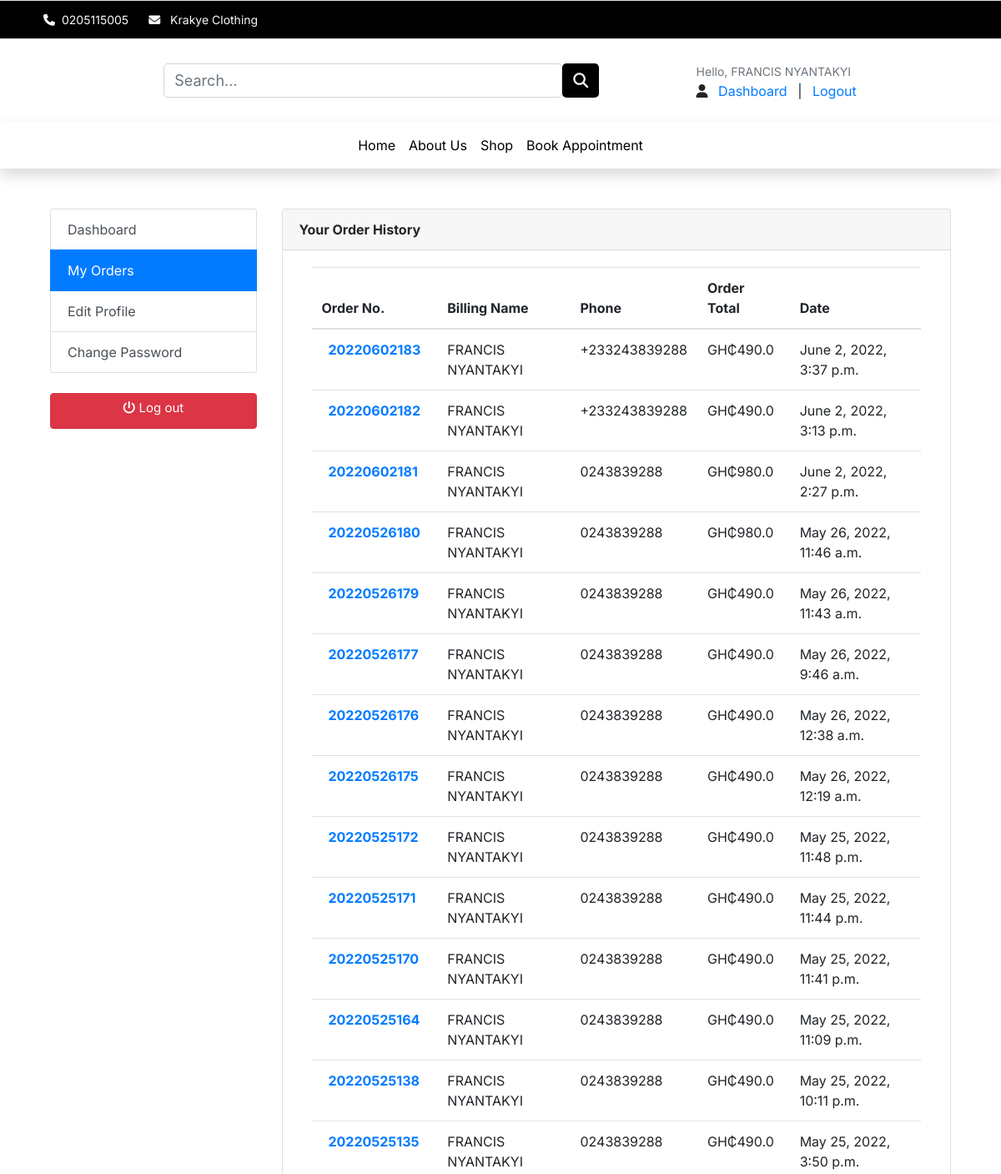
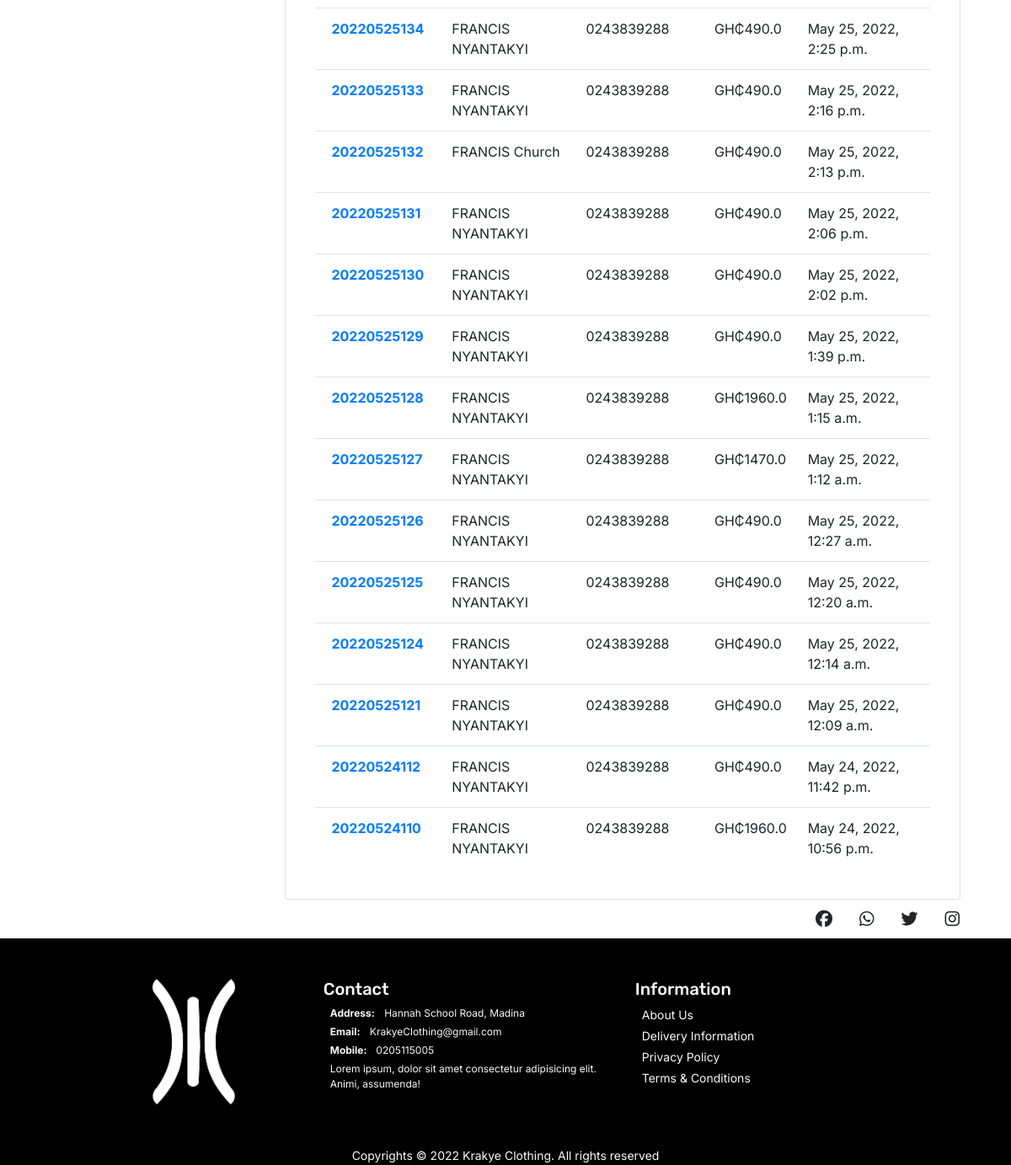
Screenshot of /account/my_orders/ (signed in) with the database file from the repository (2 pictures, top to bottom).
### accounts/models.py (models this page shows, shortened)
class UserBase(AbstractBaseUser, PermissionsMixin):
    username = models.CharField(max_length=150, unique=True)
    email = models.EmailField(_('email address'), unique=True)
    first_name = models.CharField(max_length=150, blank=True)
    last_name = models.CharField(max_length=150, blank=True)
    phone_number = models.CharField(max_length=50)
    address_line_1 = models.CharField(blank=True, max_length=100)
    address_line_2 = models.CharField(blank=True, max_length=100)
    profile_picture = models.ImageField(blank=True, upload_to='userprofile', default='/userprofile/profile_default.png')
    city = models.CharField(blank=True, max_length=20)
    state = models.CharField(blank=True, max_length=20)
    country = models.CharField(blank=True, max_length=20)
    is_active = models.BooleanField(default=False)
    is_staff = models.BooleanField(default=False)
    is_admin = models.BooleanField(default=False)
    date_created = models.DateTimeField(auto_now_add=True)
    last_login = models.DateTimeField(auto_now_add=True)
    updated = models.DateTimeField(auto_now=True)
    objects = CustomAccountManager()
    USERNAME_FIELD = 'email'
    REQUIRED_FIELDS = ['username', 'first_name', 'last_name']
    class Meta:
        verbose_name = "Accounts"
        verbose_name_plural = "Accounts"
        default_permissions = ()
    def __str__(self):
        return self.username
    def full_name(self):
        return f'{self.first_name} {self.last_name}'

### orders/models.py (models this page shows, shortened)
class Order(models.Model):
    STATUS = (
        ('New', 'New'),
        ('Accepted', 'Accepted'),
        ('Completed', 'Completed'),
        ('Cancelled', 'Cancelled'),
    )
    user = models.ForeignKey(UserBase, on_delete=models.SET_NULL, null=True)
    payment = models.ForeignKey(Payment, on_delete=models.SET_NULL, blank=True, null=True)
    order_number = models.CharField(max_length=20)
    first_name = models.CharField(max_length=100)
    last_name = models.CharField(max_length=100)
    phone = models.CharField(max_length=15)
    email = models.EmailField(max_length=100)
    address_line_1 = models.CharField(max_length=100)
    address_line_2 = models.CharField(max_length=100, blank=True)
    country = models.CharField(max_length=100)
    state = models.CharField(max_length=100)
    city = models.CharField(max_length=100)
    order_note = models.CharField(max_length=100, blank=True)
    order_total = models.FloatField()
    status = models.CharField(max_length=10, choices=STATUS, default='New')
    ip = models.CharField(blank=True, max_length=20)
    is_ordered = models.BooleanField(default=False)
    created_at = models.DateTimeField(auto_now_add=True)
    updated_at = models.DateTimeField(auto_now=True)
    def full_name(self):
        return f'{self.first_name} {self.last_name}'
    class Meta:
        ordering = ('-created_at',)

### accounts/views.py (the view)
# urls.py: path('my_orders/', views.my_orders, name='my_orders'),
@login_required(login_url = 'accounts:login')
def my_orders(request):
    orders = Order.objects.filter(user = request.user, is_ordered=True).order_by('-created_at')
    context = {
        'orders':orders
    }
    return render(request, 'account/user/my_order.html', context)

### cart/context_processors.py (called while the page is built)
def counter(request):
    cart_count = 0
    if 'admin' in request.path:
        return {}
    else:
        try:
            cart = Cart.objects.filter(cart_id=_cart_id(request))
            if request.user.is_authenticated:
                cart_items = CartItem.objects.all().filter(user=request.user)
            else:
                cart_items = CartItem.objects.all().filter(cart=cart[:1])
            for cart_item in cart_items:
                cart_count += cart_item.quantity
        except Cart.DoesNotExist:
            cart_count = 0
    return dict(cart_count=cart_count)

### cart/views.py (called while the page is built)
def _cart_id(request):
    cart = request.session.session_key
    if not cart:
        cart = request.session.create()
    return cart

### templates/account/user/my_order.html (shortened to what this page needs)
{% extends '../../base.html' %} {% load static %}  {% block content %}
<section class="section-content mt-5 font-inter padding-y bg">
  <div class="container-fluid">
    <div class="row">
    <div class="container">
      <div class="row">
      {% include 'includes/dash_sidebar.html' %}
      <main class="col-md-9">
        <article class="card">
        <header class="card-header">
          <strong class="d-inline-block mr-3">Your Order History</strong>
        </header>
        <div class="card-body">
          <div class="row">
          <div class="col-md-12">
            <table class="table table-hover">
                <thead>
                  <tr>
                    <th scope="col">Order No.</th>
                    <th scope="col">Billing Name</th>
                    <th scope="col">Phone</th>
                    <th scope="col">Order Total</th>
                    <th scope="col">Date</th>
                  </tr>
                </thead>
                <tbody>
                    {%for order in orders%}
                  <tr>
                    <th scope="row"> <a href="{%url 'accounts:order_detail' order.order_number%}">{{order.order_number}}</a></th>
                    <td>{{order.full_name}}</td>
                    <td>{{order.phone}}</td>
                    <td>GH₵{{order.order_total}}</td>
                    <td>{{order.created_at}}</td>
                  </tr>
                  {%endfor%}
                </tbody>
              </table>
          </div>
          </div>
        </div>
        </article>
      </main>
    </div>
    </div>
  </section>
{%endblock%}

### templates/includes/navbar.html (shortened to what this page needs)
<nav class="px-5 navbar navbar-expand-lg navbar-light bg-white d-flex justify-content-between">
    <a class="navbar-brand" href="{%url "store:home"%}"><img src="https://festus-kwafo.github.io/KrakyeClothing/assets/logo.png" width="70" alt="" class="img-fluid"></a>
        <form action="{%url 'store:search'%}" method="GET" class="col-6 search-bar">
          <div class="input-group">
            <input type="text" class="form-control" placeholder="Search..." name="keyword">
            <button class="btn btn-product" type="submit"><i class="fa-solid fa-magnifying-glass"></i>
            </button>
          </div>
        </form>
        <div class="d-flex nav-item">
            <div class="accounts mr-3 navbar-item-hidden font-inter text-decoration-none">
              {% if user.id is None %}
              <div class="widget-header">
                <small class="title text-muted">Welcome Guest!</small>
                <div>
                  <a href="{% url 'accounts:login' %}">Sign in</a> <span class="dark-transp"> | </span>
                  <a href="{% url 'accounts:register' %}"> Register</a>
                </div>
              </div>
              {% else %}
              <div class="widget-header ">
                <small class="title font-inter text-muted">Hello, {{user.full_name}}</small>
                <div>
                  <span>
                    <i class="fa-solid fa-user"></i>
                  </span>
                  <a href="{% url 'accounts:dashboard' %}">Dashboard</a> <span class="dark-transp"> | </span>
                  <a href="{% url 'accounts:logout' %}"> Logout</a>
                </div>
              </div>
              {% endif %}
            </div>
        </div>
  </nav>

### static/css/style.css (style rules this page uses)
button, button:focus { outline: none !important; box-shadow: none !important; }
.btn-product { background-color: black; color: aliceblue; }
.font-inter { font-family: "Inter", cursive; }
a { text-decoration: none; }
.row { margin: 0; }
a { padding: 0 1vh; }
form { padding: 2vh 0; }
input { border: 1px solid rgba(0, 0, 0, 0.137); padding: 1vh; margin-bottom: 4vh; outline: none; width: 100%; background-color: #f7f7f7; }
input, textarea, button { padding: 8px 15px; border-radius: 5px !important; margin: 5px 0px; box-sizing: border-box; border: 1px solid #ccc; font-size: 18px !important; font-weight: 300; }

### rows the page displays
UserBase: full_name "FRANCIS NYANTAKYI"
Order: order_number "20220602183", full_name "FRANCIS NYANTAKYI", phone "+233243839288", order_total "490.0", created_at "June 2, 2022, 3:37 p.m."
Order: order_number "20220602182", full_name "FRANCIS NYANTAKYI", phone "+233243839288", order_total "490.0", created_at "June 2, 2022, 3:13 p.m."
Order: order_number "20220602181", full_name "FRANCIS NYANTAKYI", phone "0243839288", order_total "980.0", created_at "June 2, 2022, 2:27 p.m."
Order: order_number "20220526180", full_name "FRANCIS NYANTAKYI", phone "0243839288", order_total "980.0", created_at "May 26, 2022, 11:46 a.m."
Order: order_number "20220526179", full_name "FRANCIS NYANTAKYI", phone "0243839288", order_total "490.0", created_at "May 26, 2022, 11:43 a.m."
Order: order_number "20220526177", full_name "FRANCIS NYANTAKYI", phone "0243839288", order_total "490.0", created_at "May 26, 2022, 9:46 a.m."
Order: order_number "20220526176", full_name "FRANCIS NYANTAKYI", phone "0243839288", order_total "490.0", created_at "May 26, 2022, 12:38 a.m."
Order: order_number "20220526175", full_name "FRANCIS NYANTAKYI", phone "0243839288", order_total "490.0", created_at "May 26, 2022, 12:19 a.m."
Order: order_number "20220525172", full_name "FRANCIS NYANTAKYI", phone "0243839288", order_total "490.0", created_at "May 25, 2022, 11:48 p.m."
Order: order_number "20220525171", full_name "FRANCIS NYANTAKYI", phone "0243839288", order_total "490.0", created_at "May 25, 2022, 11:44 p.m."
Order: order_number "20220525170", full_name "FRANCIS NYANTAKYI", phone "0243839288", order_total "490.0", created_at "May 25, 2022, 11:41 p.m."
Order: order_number "20220525164", full_name "FRANCIS NYANTAKYI", phone "0243839288", order_total "490.0", created_at "May 25, 2022, 11:09 p.m."
Order: order_number "20220525138", full_name "FRANCIS NYANTAKYI", phone "0243839288", order_total "490.0", created_at "May 25, 2022, 10:11 p.m."
Order: order_number "20220525135", full_name "FRANCIS NYANTAKYI", phone "0243839288", order_total "490.0", created_at "May 25, 2022, 3:50 p.m."
Order: order_number "20220525134", full_name "FRANCIS NYANTAKYI", phone "0243839288", order_total "490.0", created_at "May 25, 2022, 2:25 p.m."
Order: order_number "20220525133", full_name "FRANCIS NYANTAKYI", phone "0243839288", order_total "490.0", created_at "May 25, 2022, 2:16 p.m."
Order: order_number "20220525132", full_name "FRANCIS Church", phone "0243839288", order_total "490.0", created_at "May 25, 2022, 2:13 p.m."
Order: order_number "20220525131", full_name "FRANCIS NYANTAKYI", phone "0243839288", order_total "490.0", created_at "May 25, 2022, 2:06 p.m."
Order: order_number "20220525130", full_name "FRANCIS NYANTAKYI", phone "0243839288", order_total "490.0", created_at "May 25, 2022, 2:02 p.m."
Order: order_number "20220525129", full_name "FRANCIS NYANTAKYI", phone "0243839288", order_total "490.0", created_at "May 25, 2022, 1:39 p.m."
Order: order_number "20220525128", full_name "FRANCIS NYANTAKYI", phone "0243839288", order_total "1960.0", created_at "May 25, 2022, 1:15 a.m."
Order: order_number "20220525127", full_name "FRANCIS NYANTAKYI", phone "0243839288", order_total "1470.0", created_at "May 25, 2022, 1:12 a.m."
Order: order_number "20220525126", full_name "FRANCIS NYANTAKYI", phone "0243839288", order_total "490.0", created_at "May 25, 2022, 12:27 a.m."
Order: order_number "20220525125", full_name "FRANCIS NYANTAKYI", phone "0243839288", order_total "490.0", created_at "May 25, 2022, 12:20 a.m."
Order: order_number "20220525124", full_name "FRANCIS NYANTAKYI", phone "0243839288", order_total "490.0", created_at "May 25, 2022, 12:14 a.m."
Order: order_number "20220525121", full_name "FRANCIS NYANTAKYI", phone "0243839288", order_total "490.0", created_at "May 25, 2022, 12:09 a.m."
Order: order_number "20220524112", full_name "FRANCIS NYANTAKYI", phone "0243839288", order_total "490.0", created_at "May 24, 2022, 11:42 p.m."
Order: order_number "20220524110", full_name "FRANCIS NYANTAKYI", phone "0243839288", order_total "1960.0", created_at "May 24, 2022, 10:56 p.m."
